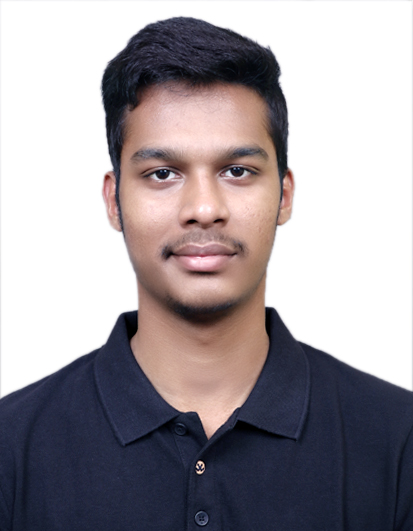
#> input picture Resources/me.jpg, 413 x 531 px
$ python chapter6.py
#> lines starting #> are read from the running program, lines starting #| are printed output that depends on the picture
import cv2
import numpy as np
print('Package(s) Imported')

# img = cv2.imread('Resources/me.jpg')

# To Mitigate the Problem of Scaling
def stackImages(scale, imgArray):
    rows = len(imgArray)
    cols = len(imgArray[0])
    rowsAvailable = isinstance(imgArray[0], list)
    width = imgArray[0][0].shape[1]
    height = imgArray[0][0].shape[0]
    if rowsAvailable:
        for x in range ( 0, rows):
            for y in range(0, cols):
                if imgArray[x][y].shape[:2] == imgArray[0][0].shape [:2]:
                    imgArray[x][y] = cv2.resize(imgArray[x][y], (0, 0), None, scale, scale)
                else:
                    imgArray[x][y] = cv2.resize(imgArray[x][y], (imgArray[0][0].shape[1], imgArray[0][0].shape[0]), None, scale, scale)
                if len(imgArray[x][y].shape) == 2: imgArray[x][y]= cv2.cvtColor( imgArray[x][y], cv2.COLOR_GRAY2BGR)
        imageBlank = np.zeros((height, width, 3), np.uint8)
        hor = [imageBlank]*rows
        hor_con = [imageBlank]*rows
        for x in range(0, rows):
            hor[x] = np.hstack(imgArray[x])
        ver = np.vstack(hor)
    else:
        for x in range(0, rows):
            if imgArray[x].shape[:2] == imgArray[0].shape[:2]:
                imgArray[x] = cv2.resize(imgArray[x], (0, 0), None, scale, scale)
            else:
                imgArray[x] = cv2.resize(imgArray[x], (imgArray[0].shape[1], imgArray[0].shape[0]), None,scale, scale)
            if len(imgArray[x].shape) == 2: imgArray[x] = cv2.cvtColor(imgArray[x], cv2.COLOR_GRAY2BGR)
        hor= np.hstack(imgArray)
        ver = hor
    return ver

img = cv2.imread('Resources/me.jpg')
#> img is the input picture: shape (531, 413, 3); mean B, G, R 159.2, 154.4, 160.7
imgGray = cv2.cvtColor(img,cv2.COLOR_BGR2GRAY)
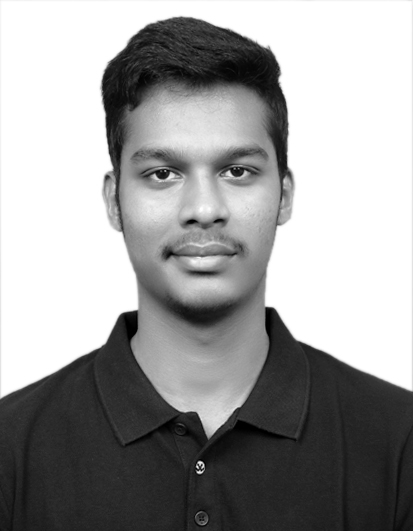
#> imgGray: shape (531, 413); min 0, max 255, mean 156.9

imgStack = stackImages(0.5,([img,imgGray,img],[img,img,img]))
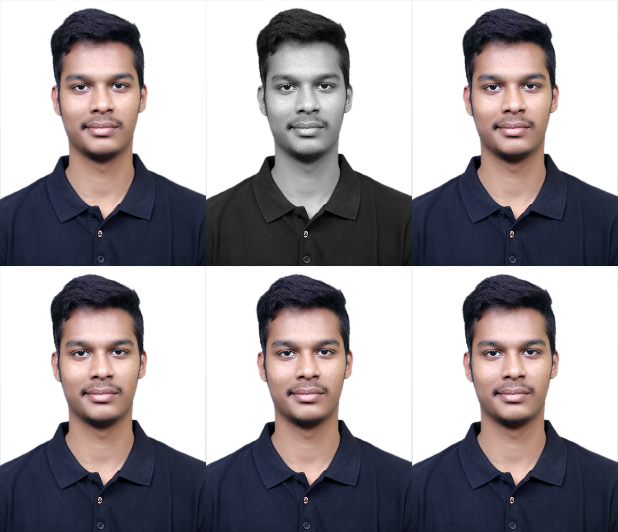
#> imgStack: shape (532, 618, 3); mean B, G, R 158.7, 154.7, 160

'''
imgHor = np.hstack((img, img))
imgVer = np.vstack((img, img))

cv2.imshow('Horizontal', imgHor)
cv2.imshow('Vertical', imgVer)
'''
cv2.imshow('Image Stack', imgStack)
cv2.waitKey(0)

$ run again, with Resources/cardsOP.jpg copied over Resources/me.jpg
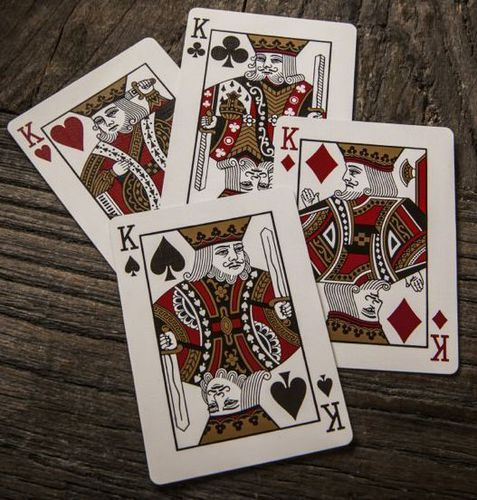
#> input picture Resources/cardsOP.jpg, 477 x 500 px
#> img is the input picture: shape (500, 477, 3); mean B, G, R 88.1, 96.6, 109.6
#> `imgGray = cv2.cvtColor(img,cv2.COLOR_BGR2GRAY)`:
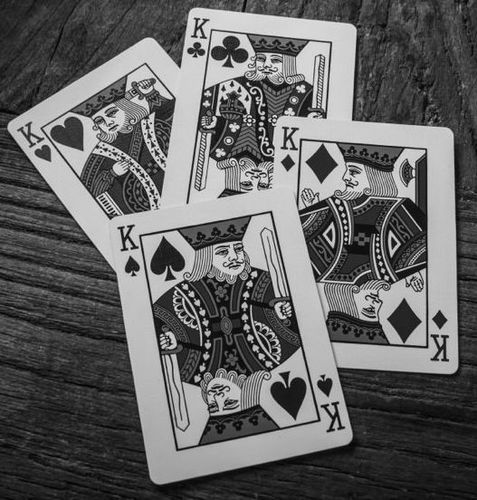
#> imgGray: shape (500, 477); min 1, max 251, mean 99.5
#> `imgStack = stackImages(0.5,([img,imgGray,img],[img,img,img]))`:
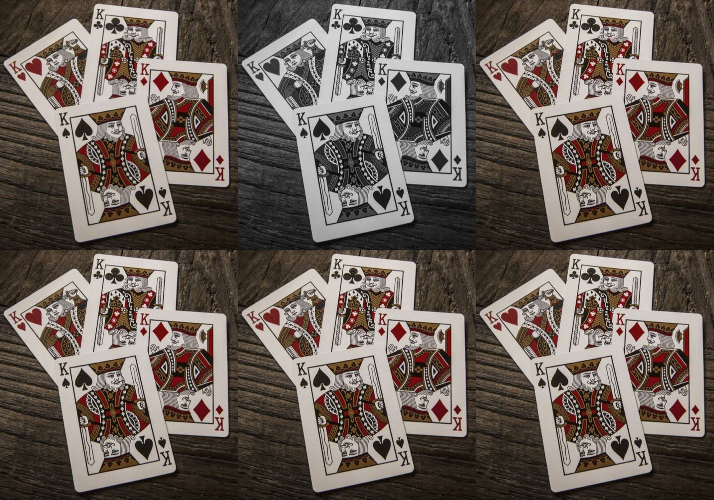
#> imgStack: shape (500, 714, 3); mean B, G, R 90, 97, 107.9
